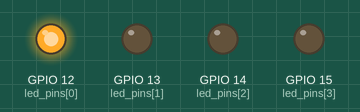
A program run on a simulated ESP32 board running MicroPython. Shown: output pins drawn as LEDs (lit = HIGH).

Above: at 0.2 s.
At 1.2 s:
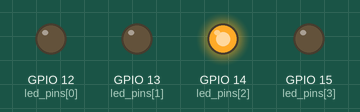
At 2.0 s:
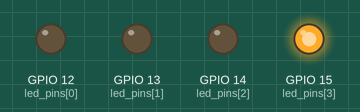
At 4.7 s:
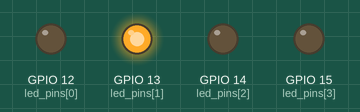
Timing chart, 0 to 5.2 s (numbered marks = the images above):
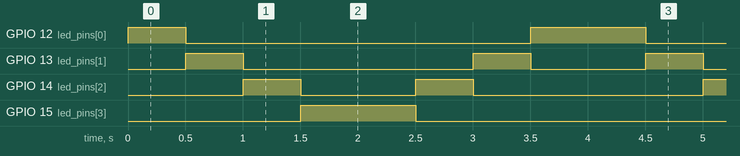

Measured:
- by itself, GPIO 12 (led_pins[0]): repeats every 4.0 s: LOW 3.0 s, HIGH 1.0 s
- by itself, GPIO 13 (led_pins[1]): repeats every 4.0 s: LOW 2.0 s, HIGH 0.50 s, LOW 1.0 s, HIGH 0.50 s
- by itself, GPIO 14 (led_pins[2]): repeats every 4.0 s: LOW 1.0 s, HIGH 0.50 s, LOW 2.0 s, HIGH 0.50 s
- by itself, GPIO 15 (led_pins[3]): alternates HIGH for 1.0 s and LOW for 3.0 s

The program:

Knight_Rider.py
```python
"""
Knight Rider / LED chase effect on an ESP32 using multiple GPIO pins.
Connect a series of LEDs (with resistors) to consecutive GPIOs.
"""

import machine
import time

# Choose a set of GPIO pins for the LEDs
led_pins = [machine.Pin(pin_num, machine.Pin.OUT) for pin_num in (12, 13, 14, 15)]

delay = 0.5  # seconds between steps

while True:
    # Move "forward" across the LED array
    for i in range(len(led_pins)):
        # Turn on current LED
        led_pins[i].value(1)
        time.sleep(delay)
        # Turn off current LED
        led_pins[i].value(0)

    # Move "backward" across the LED array
    for i in reversed(range(len(led_pins))):
        led_pins[i].value(1)
        time.sleep(delay)
        led_pins[i].value(0)
```
